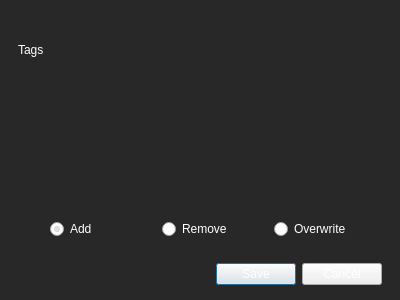
<?xml version="1.0" encoding="UTF-8"?>
<ui version="4.0">
 <class>DialogEdit</class>
 <widget class="QDialog" name="DialogEdit">
  <property name="geometry">
   <rect>
    <x>0</x>
    <y>0</y>
    <width>400</width>
    <height>300</height>
   </rect>
  </property>
  <property name="windowTitle">
   <string>Dialog</string>
  </property>
  <property name="styleSheet">
   <string notr="true">QDialog {
background-color: rgb(40,40,40);
color: white;
}
QWidget {
color: white;
}</string>
  </property>
  <layout class="QVBoxLayout" name="verticalLayout_2" stretch="0,0,0,0">
   <property name="leftMargin">
    <number>9</number>
   </property>
   <property name="topMargin">
    <number>9</number>
   </property>
   <property name="rightMargin">
    <number>9</number>
   </property>
   <property name="bottomMargin">
    <number>9</number>
   </property>
   <item>
    <widget class="QLabel" name="label_2">
     <property name="styleSheet">
      <string notr="true"/>
     </property>
     <property name="text">
      <string/>
     </property>
     <property name="pixmap">
      <pixmap resource="resources.qrc">:/icons/icons/icon_edit.svg</pixmap>
     </property>
     <property name="alignment">
      <set>Qt::AlignCenter</set>
     </property>
     <property name="margin">
      <number>9</number>
     </property>
    </widget>
   </item>
   <item>
    <layout class="QFormLayout" name="formLayout_2">
     <property name="horizontalSpacing">
      <number>6</number>
     </property>
     <property name="verticalSpacing">
      <number>2</number>
     </property>
     <property name="leftMargin">
      <number>9</number>
     </property>
     <property name="topMargin">
      <number>9</number>
     </property>
     <property name="rightMargin">
      <number>9</number>
     </property>
     <property name="bottomMargin">
      <number>9</number>
     </property>
     <item row="0" column="1">
      <widget class="InputTags" name="inputTags" native="true">
       <property name="sizePolicy">
        <sizepolicy hsizetype="Preferred" vsizetype="Expanding">
         <horstretch>0</horstretch>
         <verstretch>0</verstretch>
        </sizepolicy>
       </property>
      </widget>
     </item>
     <item row="1" column="1">
      <widget class="QWidget" name="horizontalWidget_2" native="true">
       <property name="sizePolicy">
        <sizepolicy hsizetype="Preferred" vsizetype="Fixed">
         <horstretch>0</horstretch>
         <verstretch>0</verstretch>
        </sizepolicy>
       </property>
       <layout class="QHBoxLayout" name="horizontalLayout_2">
        <property name="spacing">
         <number>4</number>
        </property>
        <property name="leftMargin">
         <number>0</number>
        </property>
        <property name="topMargin">
         <number>2</number>
        </property>
        <property name="rightMargin">
         <number>0</number>
        </property>
        <property name="bottomMargin">
         <number>0</number>
        </property>
        <item>
         <widget class="QRadioButton" name="radioAdd">
          <property name="sizePolicy">
           <sizepolicy hsizetype="Preferred" vsizetype="Fixed">
            <horstretch>0</horstretch>
            <verstretch>0</verstretch>
           </sizepolicy>
          </property>
          <property name="font">
           <font>
            <underline>false</underline>
            <strikeout>false</strikeout>
           </font>
          </property>
          <property name="text">
           <string>Add</string>
          </property>
          <property name="checked">
           <bool>true</bool>
          </property>
          <property name="autoExclusive">
           <bool>true</bool>
          </property>
         </widget>
        </item>
        <item>
         <widget class="QRadioButton" name="radioRemove">
          <property name="sizePolicy">
           <sizepolicy hsizetype="Preferred" vsizetype="Fixed">
            <horstretch>0</horstretch>
            <verstretch>0</verstretch>
           </sizepolicy>
          </property>
          <property name="text">
           <string>Remove</string>
          </property>
          <property name="checked">
           <bool>false</bool>
          </property>
         </widget>
        </item>
        <item>
         <widget class="QRadioButton" name="radioOverwrite">
          <property name="sizePolicy">
           <sizepolicy hsizetype="Preferred" vsizetype="Fixed">
            <horstretch>0</horstretch>
            <verstretch>0</verstretch>
           </sizepolicy>
          </property>
          <property name="text">
           <string>Overwrite</string>
          </property>
          <property name="checked">
           <bool>false</bool>
          </property>
         </widget>
        </item>
       </layout>
      </widget>
     </item>
     <item row="0" column="0">
      <widget class="QLabel" name="label">
       <property name="text">
        <string>Tags</string>
       </property>
      </widget>
     </item>
    </layout>
   </item>
   <item>
    <layout class="QHBoxLayout" name="horizontalLayout">
     <property name="leftMargin">
      <number>9</number>
     </property>
     <property name="topMargin">
      <number>9</number>
     </property>
     <property name="rightMargin">
      <number>9</number>
     </property>
     <property name="bottomMargin">
      <number>0</number>
     </property>
     <item>
      <spacer name="horizontalSpacer">
       <property name="orientation">
        <enum>Qt::Horizontal</enum>
       </property>
       <property name="sizeHint" stdset="0">
        <size>
         <width>40</width>
         <height>20</height>
        </size>
       </property>
      </spacer>
     </item>
     <item>
      <widget class="QPushButton" name="buttonAccept">
       <property name="text">
        <string>Save</string>
       </property>
      </widget>
     </item>
     <item>
      <widget class="QPushButton" name="buttonCancel">
       <property name="text">
        <string>Cancel</string>
       </property>
      </widget>
     </item>
    </layout>
   </item>
   <item>
    <widget class="QDialogButtonBox" name="buttonBox">
     <property name="orientation">
      <enum>Qt::Horizontal</enum>
     </property>
     <property name="standardButtons">
      <set>QDialogButtonBox::NoButton</set>
     </property>
    </widget>
   </item>
  </layout>
 </widget>
 <customwidgets>
  <customwidget>
   <class>InputTags</class>
   <extends>QWidget</extends>
   <header>inputtags.h</header>
   <container>1</container>
  </customwidget>
 </customwidgets>
 <resources>
  <include location="resources.qrc"/>
 </resources>
 <connections>
  <connection>
   <sender>buttonBox</sender>
   <signal>accepted()</signal>
   <receiver>DialogEdit</receiver>
   <slot>accept()</slot>
   <hints>
    <hint type="sourcelabel">
     <x>248</x>
     <y>254</y>
    </hint>
    <hint type="destinationlabel">
     <x>157</x>
     <y>274</y>
    </hint>
   </hints>
  </connection>
  <connection>
   <sender>buttonBox</sender>
   <signal>rejected()</signal>
   <receiver>DialogEdit</receiver>
   <slot>reject()</slot>
   <hints>
    <hint type="sourcelabel">
     <x>316</x>
     <y>260</y>
    </hint>
    <hint type="destinationlabel">
     <x>286</x>
     <y>274</y>
    </hint>
   </hints>
  </connection>
 </connections>
</ui>
